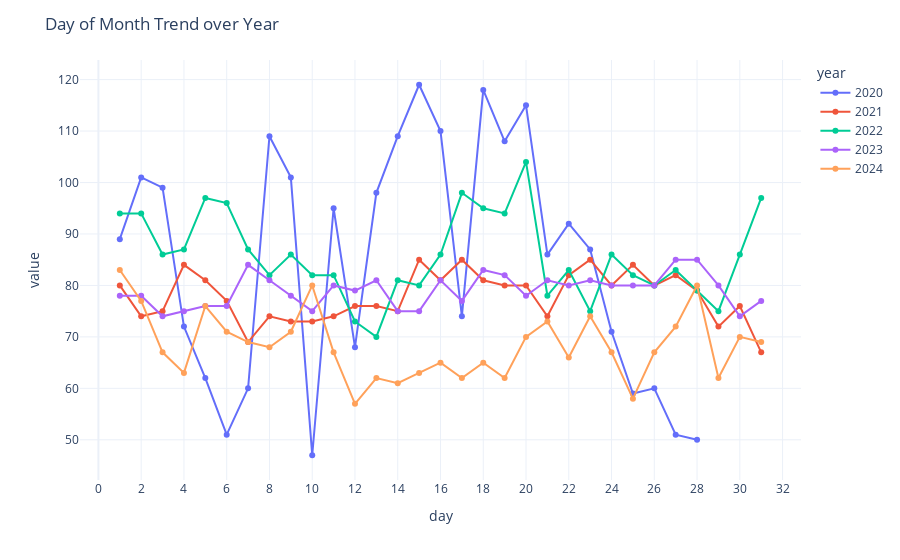

Source (notebook cell):
### Code cell
fig_day_of_month_trend

### Figure 1 — Plotly figure (JSON) as saved in the notebook; plotly's stock layout.template omitted (floating-point values rounded to 4 significant figures)
{"data": [{"legendgroup": "2020", "line": {"color": "#636efa", "dash": "solid"}, "marker": {"symbol": "circle"}, "mode": "lines+markers", "name": "2020", "orientation": "v", "showlegend": true, "textposition": "top center", "type": "scatter", "x": [1, 2, 3, 4, 5, 6, 7, 8, 9, 10, 11, 12, 13, 14, 15, 16, 17, 18, 19, 20, 21, 22, 23, 24, 25, 26, 27, 28], "xaxis": "x", "y": [89, 101, 99, 72, 62, 51, 60, 109, 101, 47, 95, 68, 98, 109, 119, 110, 74, 118, 108, 115, 86, 92, 87, 71, 59, 60, 51, 50], "yaxis": "y"}, {"legendgroup": "2021", "line": {"color": "#EF553B", "dash": "solid"}, "marker": {"symbol": "circle"}, "mode": "lines+markers", "name": "2021", "orientation": "v", "showlegend": true, "textposition": "top center", "type": "scatter", "x": [1, 2, 3, 4, 5, 6, 7, 8, 9, 10, 11, 12, 13, 14, 15, 16, 17, 18, 19, 20, 21, 22, 23, 24, 25, 26, 27, 28, 29, 30, 31], "xaxis": "x", "y": [80, 74, 75, 84, 81, 77, 69, 74, 73, 73, 74, 76, 76, 75, 85, 81, 85, 81, 80, 80, 74, 82, 85, 80, 84, 80, 82, 79, 72, 76, 67], "yaxis": "y"}, {"legendgroup": "2022", "line": {"color": "#00cc96", "dash": "solid"}, "marker": {"symbol": "circle"}, "mode": "lines+markers", "name": "2022", "orientation": "v", "showlegend": true, "textposition": "top center", "type": "scatter", "x": [1, 2, 3, 4, 5, 6, 7, 8, 9, 10, 11, 12, 13, 14, 15, 16, 17, 18, 19, 20, 21, 22, 23, 24, 25, 26, 27, 28, 29, 30, 31], "xaxis": "x", "y": [94, 94, 86, 87, 97, 96, 87, 82, 86, 82, 82, 73, 70, 81, 80, 86, 98, 95, 94, 104, 78, 83, 75, 86, 82, 80, 83, 79, 75, 86, 97], "yaxis": "y"}, {"legendgroup": "2023", "line": {"color": "#ab63fa", "dash": "solid"}, "marker": {"symbol": "circle"}, "mode": "lines+markers", "name": "2023", "orientation": "v", "showlegend": true, "textposition": "top center", "type": "scatter", "x": [1, 2, 3, 4, 5, 6, 7, 8, 9, 10, 11, 12, 13, 14, 15, 16, 17, 18, 19, 20, 21, 22, 23, 24, 25, 26, 27, 28, 29, 30, 31], "xaxis": "x", "y": [78, 78, 74, 75, 76, 76, 84, 81, 78, 75, 80, 79, 81, 75, 75, 81, 77, 83, 82, 78, 81, 80, 81, 80, 80, 80, 85, 85, 80, 74, 77], "yaxis": "y"}, {"legendgroup": "2024", "line": {"color": "#FFA15A", "dash": "solid"}, "marker": {"symbol": "circle"}, "mode": "lines+markers", "name": "2024", "orientation": "v", "showlegend": true, "textposition": "top center", "type": "scatter", "x": [1, 2, 3, 4, 5, 6, 7, 8, 9, 10, 11, 12, 13, 14, 15, 16, 17, 18, 19, 20, 21, 22, 23, 24, 25, 26, 27, 28, 29, 30, 31], "xaxis": "x", "y": [83, 77, 67, 63, 76, 71, 69, 68, 71, 80, 67, 57, 62, 61, 63, 65, 62, 65, 62, 70, 73, 66, 74, 67, 58, 67, 72, 80, 62, 70, 69], "yaxis": "y"}], "layout": {"autosize": true, "hovermode": "x", "legend": {"title": {"text": "year"}, "tracegroupgap": 0}, "margin": {"t": 60}, "title": {"text": "Day of Month Trend over Year"}, "xaxis": {"anchor": "y", "autorange": true, "domain": [0, 1], "nticks": 20, "range": [-0.846, 32.85], "title": {"text": "day"}, "type": "linear"}, "yaxis": {"anchor": "x", "autorange": true, "domain": [0, 1], "range": [41.43, 124.6], "title": {"text": "value"}, "type": "linear"}}}
